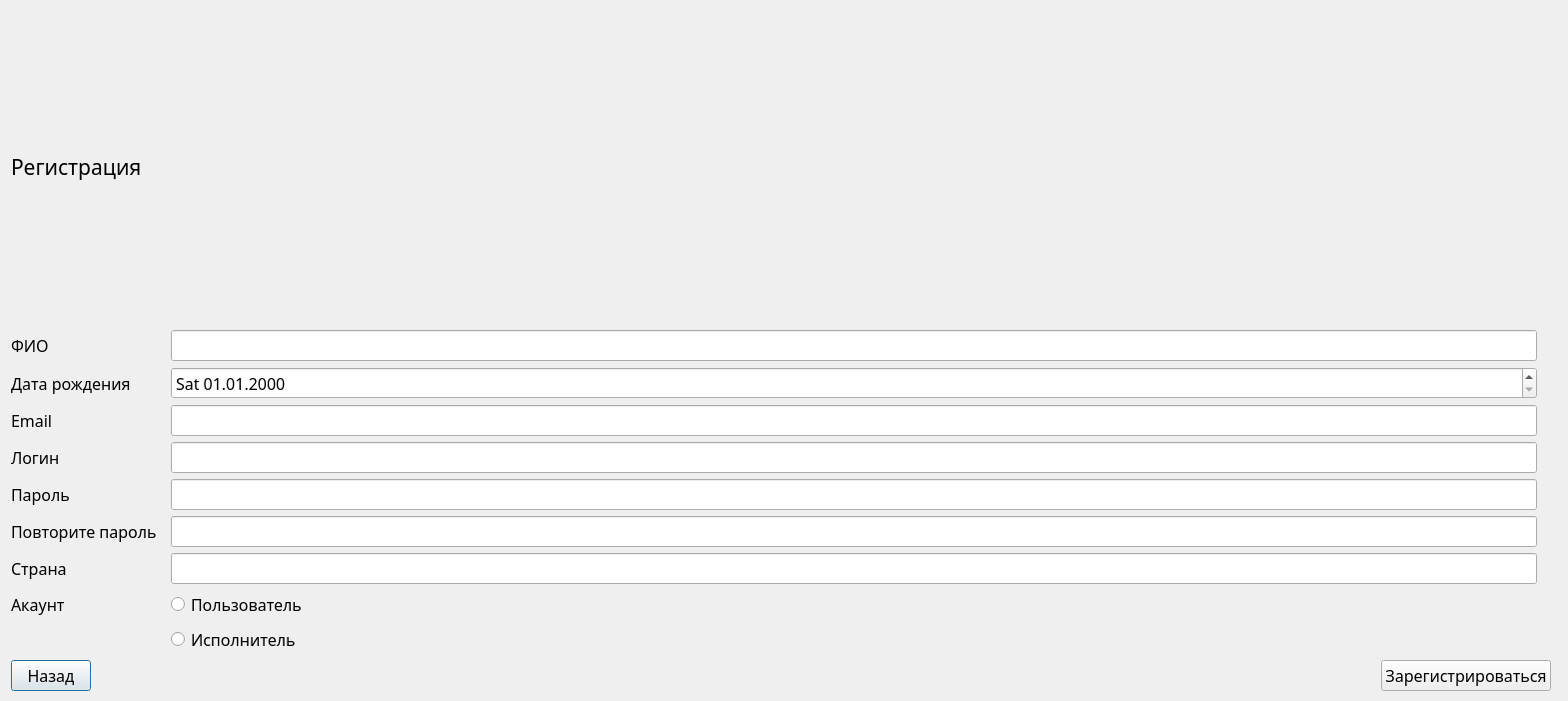
<?xml version="1.0" encoding="UTF-8"?>
<ui version="4.0">
 <class>Dialog</class>
 <widget class="QDialog" name="Dialog">
  <property name="geometry">
   <rect>
    <x>0</x>
    <y>0</y>
    <width>1569</width>
    <height>701</height>
   </rect>
  </property>
  <property name="windowTitle">
   <string>Dialog</string>
  </property>
  <widget class="QWidget" name="verticalLayoutWidget">
   <property name="geometry">
    <rect>
     <x>11</x>
     <y>10</y>
     <width>1541</width>
     <height>681</height>
    </rect>
   </property>
   <property name="font">
    <font>
     <family>Verdana</family>
     <pointsize>12</pointsize>
    </font>
   </property>
   <layout class="QVBoxLayout" name="verticalLayout">
    <item>
     <widget class="QLabel" name="label">
      <property name="font">
       <font>
        <family>Noto Sans Light</family>
        <pointsize>16</pointsize>
       </font>
      </property>
      <property name="text">
       <string>Регистрация</string>
      </property>
     </widget>
    </item>
    <item>
     <layout class="QGridLayout" name="gridLayout_2">
      <item row="5" column="0">
       <widget class="QLabel" name="label_6">
        <property name="font">
         <font>
          <family>Noto Sans Light</family>
          <pointsize>12</pointsize>
         </font>
        </property>
        <property name="text">
         <string>Повторите пароль  </string>
        </property>
       </widget>
      </item>
      <item row="4" column="0">
       <widget class="QLabel" name="label_5">
        <property name="font">
         <font>
          <family>Noto Sans Light</family>
          <pointsize>12</pointsize>
         </font>
        </property>
        <property name="text">
         <string>Пароль</string>
        </property>
       </widget>
      </item>
      <item row="7" column="1">
       <widget class="QRadioButton" name="user_radio">
        <property name="font">
         <font>
          <family>Noto Sans Light</family>
          <pointsize>12</pointsize>
         </font>
        </property>
        <property name="text">
         <string>Пользователь</string>
        </property>
       </widget>
      </item>
      <item row="3" column="0">
       <widget class="QLabel" name="label_4">
        <property name="font">
         <font>
          <family>Noto Sans Light</family>
          <pointsize>12</pointsize>
         </font>
        </property>
        <property name="text">
         <string>Логин</string>
        </property>
       </widget>
      </item>
      <item row="7" column="0">
       <widget class="QLabel" name="label_11">
        <property name="font">
         <font>
          <family>Noto Sans Light</family>
          <pointsize>12</pointsize>
         </font>
        </property>
        <property name="text">
         <string>Акаунт</string>
        </property>
       </widget>
      </item>
      <item row="0" column="0">
       <widget class="QLabel" name="label_2">
        <property name="font">
         <font>
          <family>Noto Sans Light</family>
          <pointsize>12</pointsize>
         </font>
        </property>
        <property name="text">
         <string>ФИО</string>
        </property>
       </widget>
      </item>
      <item row="8" column="0">
       <widget class="QLabel" name="label_10">
        <property name="text">
         <string> </string>
        </property>
       </widget>
      </item>
      <item row="2" column="0">
       <widget class="QLabel" name="label_7">
        <property name="font">
         <font>
          <family>Noto Sans Light</family>
          <pointsize>12</pointsize>
         </font>
        </property>
        <property name="text">
         <string>Email</string>
        </property>
       </widget>
      </item>
      <item row="1" column="0">
       <widget class="QLabel" name="label_3">
        <property name="font">
         <font>
          <family>Noto Sans Light</family>
          <pointsize>12</pointsize>
         </font>
        </property>
        <property name="text">
         <string>Дата рождения</string>
        </property>
       </widget>
      </item>
      <item row="8" column="1">
       <widget class="QRadioButton" name="artist_radio">
        <property name="font">
         <font>
          <family>Noto Sans Light</family>
          <pointsize>12</pointsize>
         </font>
        </property>
        <property name="text">
         <string>Исполнитель</string>
        </property>
       </widget>
      </item>
      <item row="6" column="0">
       <widget class="QLabel" name="label_8">
        <property name="font">
         <font>
          <family>Noto Sans Light</family>
          <pointsize>12</pointsize>
         </font>
        </property>
        <property name="text">
         <string>Страна                 </string>
        </property>
       </widget>
      </item>
      <item row="6" column="3">
       <widget class="QLabel" name="label_17">
        <property name="text">
         <string/>
        </property>
       </widget>
      </item>
      <item row="6" column="1">
       <widget class="QLineEdit" name="country_lineEdit">
        <property name="font">
         <font>
          <family>Noto Sans Light</family>
          <pointsize>12</pointsize>
         </font>
        </property>
       </widget>
      </item>
      <item row="5" column="1">
       <widget class="QLineEdit" name="check_password_lineEdit">
        <property name="font">
         <font>
          <family>Noto Sans Light</family>
          <pointsize>12</pointsize>
         </font>
        </property>
       </widget>
      </item>
      <item row="4" column="1">
       <widget class="QLineEdit" name="password_lineEdit">
        <property name="font">
         <font>
          <family>Noto Sans Light</family>
          <pointsize>12</pointsize>
         </font>
        </property>
       </widget>
      </item>
      <item row="3" column="1">
       <widget class="QLineEdit" name="login_lineEdit">
        <property name="font">
         <font>
          <family>Noto Sans Light</family>
          <pointsize>12</pointsize>
         </font>
        </property>
        <property name="inputMask">
         <string comment="89051234556"/>
        </property>
       </widget>
      </item>
      <item row="2" column="1">
       <widget class="QLineEdit" name="email_lineEdit">
        <property name="font">
         <font>
          <family>Noto Sans Light</family>
          <pointsize>12</pointsize>
         </font>
        </property>
       </widget>
      </item>
      <item row="1" column="1">
       <widget class="QDateEdit" name="date_of_birth_dateEdit">
        <property name="font">
         <font>
          <family>Noto Sans Light</family>
          <pointsize>12</pointsize>
         </font>
        </property>
        <property name="displayFormat">
         <string>ddd dd.MM.yyyy</string>
        </property>
       </widget>
      </item>
      <item row="0" column="1">
       <widget class="QLineEdit" name="name_lineEdit">
        <property name="font">
         <font>
          <family>Noto Sans Light</family>
          <pointsize>12</pointsize>
         </font>
        </property>
       </widget>
      </item>
     </layout>
    </item>
    <item>
     <layout class="QHBoxLayout" name="horizontalLayout">
      <item>
       <widget class="QPushButton" name="back_button">
        <property name="font">
         <font>
          <family>Noto Sans Light</family>
          <pointsize>12</pointsize>
         </font>
        </property>
        <property name="text">
         <string>Назад</string>
        </property>
       </widget>
      </item>
      <item>
       <spacer name="horizontalSpacer">
        <property name="font">
         <font>
          <family>Verdana</family>
          <pointsize>12</pointsize>
         </font>
        </property>
        <property name="orientation">
         <enum>Qt::Horizontal</enum>
        </property>
        <property name="sizeHint" stdset="0">
         <size>
          <width>40</width>
          <height>20</height>
         </size>
        </property>
       </spacer>
      </item>
      <item>
       <widget class="QPushButton" name="sign_up_button">
        <property name="font">
         <font>
          <family>Noto Sans Light</family>
          <pointsize>12</pointsize>
         </font>
        </property>
        <property name="text">
         <string>Зарегистрироваться</string>
        </property>
       </widget>
      </item>
     </layout>
    </item>
   </layout>
  </widget>
 </widget>
 <resources/>
 <connections/>
</ui>
